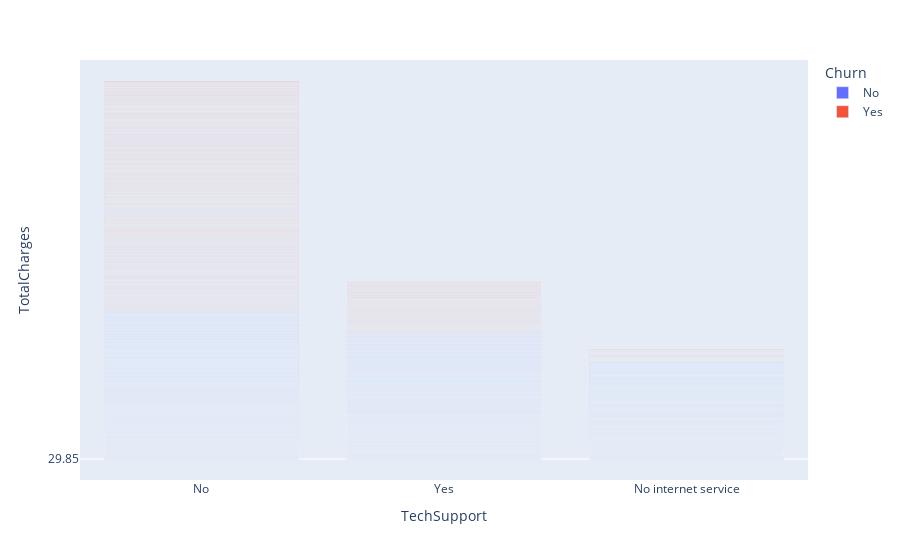

Source (notebook cell):
### Code cell
px.bar(df, x = "TechSupport", y = "TotalCharges", color = "Churn")

### Figure 1 — Plotly figure (JSON) as saved in the notebook; plotly's stock layout.template omitted (floating-point values rounded to 4 significant figures; data arrays with more than 128 entries replaced by an {"elided": "..."} marker saying what was removed)
{"data": [{"alignmentgroup": "True", "hovertemplate": "Churn=No<br>TechSupport=%{x}<br>TotalCharges=%{y}<extra></extra>", "legendgroup": "No", "marker": {"color": "#636efa", "pattern": {"shape": ""}}, "name": "No", "offsetgroup": "No", "orientation": "v", "showlegend": true, "textposition": "auto", "type": "bar", "x": {"elided": "5174 str values"}, "xaxis": "x", "y": {"elided": "5174 str values"}, "yaxis": "y"}, {"alignmentgroup": "True", "hovertemplate": "Churn=Yes<br>TechSupport=%{x}<br>TotalCharges=%{y}<extra></extra>", "legendgroup": "Yes", "marker": {"color": "#EF553B", "pattern": {"shape": ""}}, "name": "Yes", "offsetgroup": "Yes", "orientation": "v", "showlegend": true, "textposition": "auto", "type": "bar", "x": {"elided": "1869 str values"}, "xaxis": "x", "y": {"elided": "1869 str values"}, "yaxis": "y"}], "layout": {"barmode": "relative", "legend": {"title": {"text": "Churn"}, "tracegroupgap": 0}, "margin": {"t": 60}, "xaxis": {"anchor": "y", "domain": [0, 1], "title": {"text": "TechSupport"}}, "yaxis": {"anchor": "x", "domain": [0, 1], "title": {"text": "TotalCharges"}}}}
